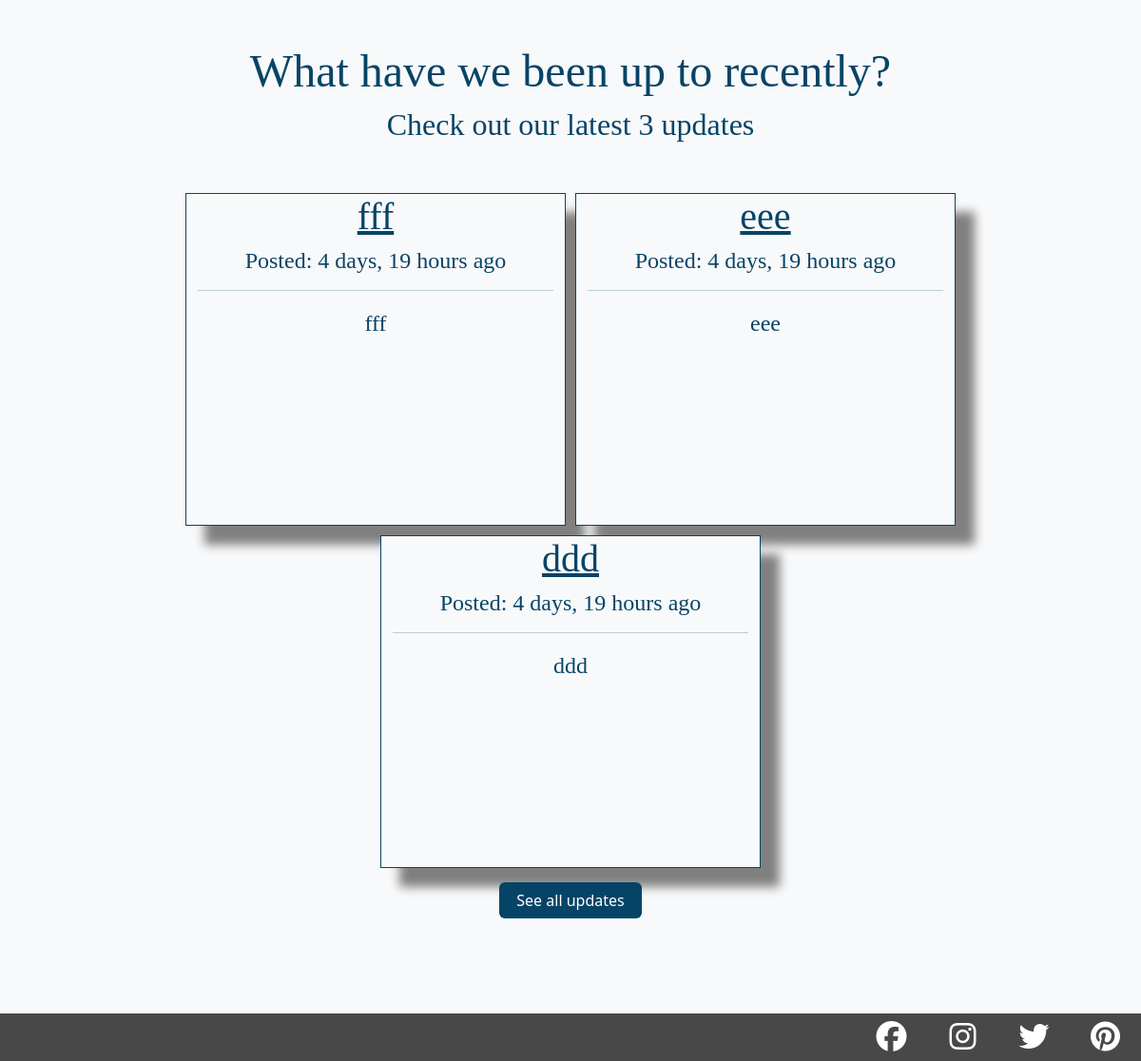
Before: /register/ (lower part) with the older database file.
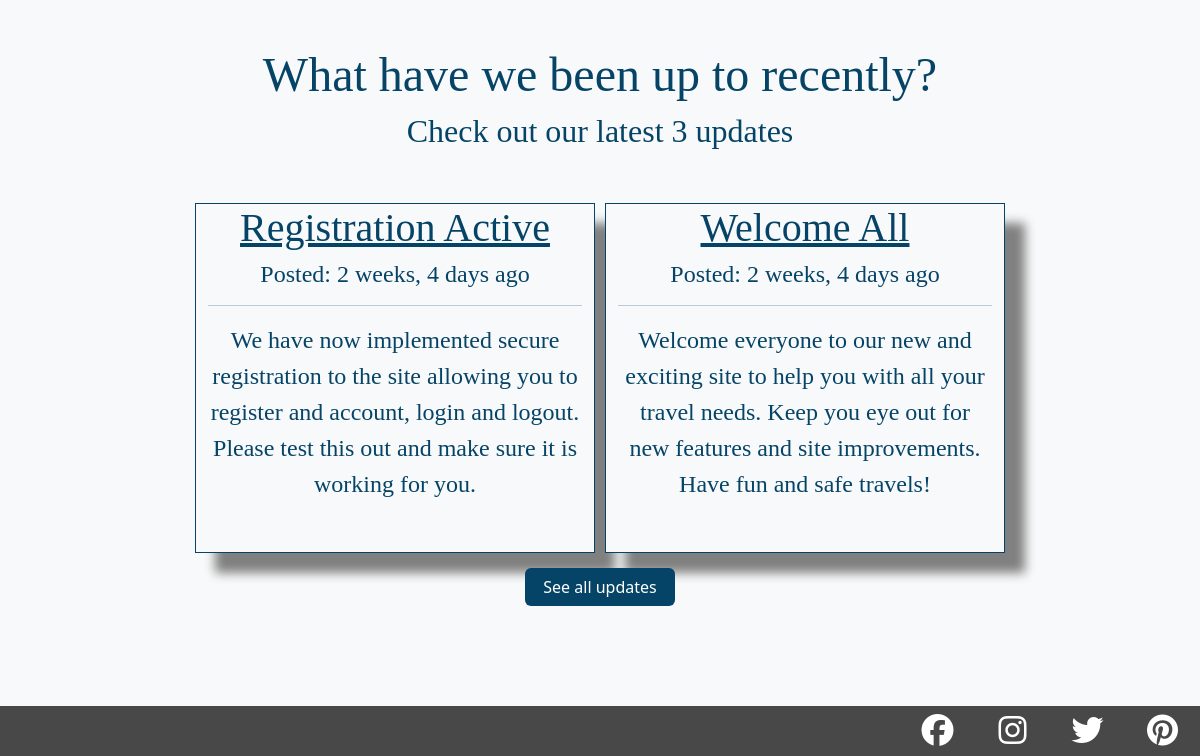
After: the same page with the newer database file.
### site_updates/models.py (models this page shows, shortened)
class Update(models.Model):
    topic = models.ForeignKey(UpdateCatagory, on_delete=models.CASCADE)
    title = models.CharField(max_length=100)
    content = models.TextField()
    update_image = ResizedImageField(
                                    upload_to='media/update_pics/',
                                    blank=True,
                                    size=[600, None],
                                    force_format='JPEG')
    published_on = models.DateTimeField(auto_now_add=True)
    class Meta:
        ordering = ('-published_on',)

### home/views.py (the view)
# urls.py: path('register/', register, name='home-register'),
def register(request):
    updates = Update.objects.all().order_by('-published_on')[0:3]
    if request.method == 'POST':
        form = UserRegisterForm(request.POST)
        if form.is_valid():
            form.save()
            username = form.cleaned_data['username']
            password = form.cleaned_data['password1']
            user = authenticate(username=username, password=password)
            login(request, user)
            messages.success(request, f"Your account has been created!")
            return redirect('travel-home')
    else:
        form = UserRegisterForm()
    return render(
                request,
                'home/register.html',
                {
                    "tab_title": "Register",
                    "form": form,
                    "updates": updates,
                }
            )

### home/templates/home/register.html (shortened to what this page needs)
{% extends "home/base.html" %}
{% load crispy_forms_tags %}
{% block content %}
    <section class="content-under-home-header">
        {% include 'home/snippets/site-updates-insert.html' %}
    </section>
{% endblock content %}

### home/templates/home/base.html (shortened to what this page needs)
{% load static %}
<!DOCTYPE html>
<html lang="en">
<head>
    <link href="https://cdn.jsdelivr.net/npm/bootstrap@5.2.3/dist/css/bootstrap.min.css" rel="stylesheet">
    <link rel="stylesheet" href="https://cdn.jsdelivr.net/npm/bootstrap-icons@1.10.3/font/bootstrap-icons.css">
    <link rel="stylesheet" href="{% static 'css/main.css' %}">
</head>
<body>
        <main class="main-section">
            {% block content %}
            {% endblock %}
        </main>
        <section id="footer">
            <div class="h-100 d-flex justify-content-end">
                <div class="footer-icons"><a href="#"><i class="social-icons fa-brands fa-facebook"></i></a></div>
                <div class="footer-icons"><a href="#"><i class="social-icons fa-brands fa-instagram"></i></a></div>
                <div class="footer-icons"><a href="#"><i class="social-icons fa-brands fa-twitter"></i></a></div>
                <div class="footer-icons"><a href="#"><i class="social-icons fa-brands fa-pinterest"></i></a></div>
            </div>
        </section>
</body>
</html>

### home/templates/home/snippets/site-updates-insert.html
{% block site_updates_snippet %}
    <div class="row site-updates-section">
        <h3 class="mt-5">What have we been up to recently?</h3>
        <h5 class="mb-5">Check out our latest 3 updates</h5>
        {% for update in updates %}
            <div class="bg-light update-card">
                <a href="{% url 'admin-update-detail' update.id %}"><h4 class="text-center">{{ update.title }}</h4></a>
                <h6 class="text-center">Posted: {{ update.published_on|timesince }} ago</h6>
                <hr>
                <p class="text-center">{{ update.content }}</p>
            </div>
        {% endfor %}
        <div>
            <a class="btn btn-site-updates-all" href="{% url 'all-admin-updates' %}">See all updates</a>
        </div>
    </div>
{% endblock site_updates_snippet %}

### static/css/main.css (style rules this page uses)
* { padding: 0; margin: 0; box-sizing: border-box; }
h1, h2, h3, h4, h5, h6 { font-family: 'Lora', serif; }
a { font-family: 'Lora', serif; }
p, .comments-txt { font-family: 'Merriweather', serif; }
@media (min-width: 768px) { h3 { font-size: 250%; } }
@media (min-width: 768px) { h4 { font-size: 200%; } }
@media (min-width: 768px) { h5 { font-size: 160%; } }
@media (min-width: 768px) { h6 { font-size: 140%; } }
@media (min-width: 768px) { p, .comments-txt { font-size: 140%; } }
@media (min-width: 992px) { h3 { font-size: 300%; } }
@media (min-width: 992px) { h4 { font-size: 250%; } }
@media (min-width: 992px) { h5 { font-size: 200%; } }
@media (min-width: 992px) { h6 { font-size: 150%; } }
@media (min-width: 992px) { p, .comments-txt { font-size: 150%; } }
.social-icons { font-size: xx-large; }
#footer { position: fixed; height: 50px; background-color: rgb(72, 72, 72); bottom: 0px; left: 0px; right: 0px; margin-bottom: 0px; }
.footer-icons { height: 100%; width: 75px; display: flex; justify-content: center; align-items: center; }
.social-icons { color: white; }
.content-under-home-header { display: flex; flex-direction: column; align-items: center; text-align: center; justify-content: center; }
.site-updates-section { background-color: #f8f9fa; color: rgb(6, 68, 103); display: flex; justify-content: center; align-items: center; margin: 0; }
.update-card { width: 400px; border: 1px solid rgb(6, 68, 103); box-shadow: 20px 20px 10px grey; margin: 5px; height: 350px; overflow-y: auto; }
.update-card a { color: rgb(6, 68, 103); }
.btn-site-updates-all { width: 150px; background-color: rgb(6, 68, 103); color: white; margin-top: 10px; margin-bottom: 150px; }

Changed rows visible on the page:
removed Update: title "fff", published_on "4 days, 19 hours", content "fff"
removed Update: title "eee", published_on "4 days, 19 hours", content "eee"
removed Update: title "ddd", published_on "4 days, 19 hours", content "ddd"
now on this page (row unchanged): Update: title "Registration Active", published_on "2 weeks, 4 days", content "We have now implemented secure registration to the site allowing you to register and account, login and logout. Please test this out and make sure it is working for you."
now on this page (row unchanged): Update: title "Welcome All", published_on "2 weeks, 4 days", content "Welcome everyone to our new and exciting site to help you with all your travel needs. Keep you eye out for new features and site improvements. Have fun and safe travels!"
